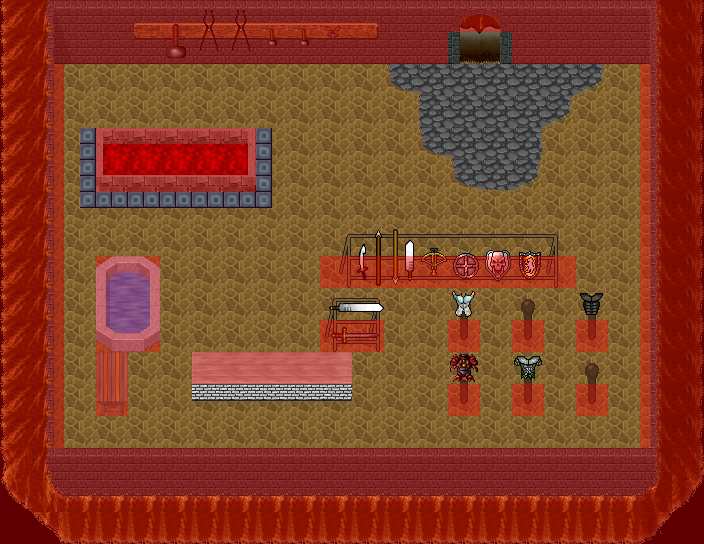

Rendered tile map (Tiled .tmx) drawn with the repository's tilesets; below, a short description and the map source with its tile grids summarised:
An orthogonal 22x17 tile map with 32x32 px tiles, 7 tile layers (0_floor, 1_terrain, 2_object, 3_roof, ...), 1 hidden layer not drawn, 21 tilesets.

<map version="1.9" tiledversion="1.9.2" orientation="orthogonal" renderorder="right-down" width="22" height="17" tilewidth="32" tileheight="32" infinite="0" nextlayerid="25" nextobjectid="1">
 <tileset firstgid="1" name="../../tileset/furniture/carpet/carpets.png" tilewidth="32" tileheight="32" tilecount="8" columns="4">
  <image source="../../tileset/furniture/carpet/carpets.png" width="128" height="64" />
 </tileset>
 <tileset firstgid="9" name="../../tileset/building/decoration/fireplace_2.png" tilewidth="32" tileheight="32" tilecount="9" columns="3">
  <image source="../../tileset/building/decoration/fireplace_2.png" width="96" height="96" />
 </tileset>
 <tileset firstgid="18" name="../../tileset/ground/fire/fire.png" tilewidth="32" tileheight="32" tilecount="27" columns="3">
  <image source="../../tileset/ground/fire/fire.png" width="96" height="288" />
 </tileset>
 <tileset firstgid="45" name="../../tileset/furniture/carpet/border.png" tilewidth="32" tileheight="32" tilecount="12" columns="3">
  <image source="../../tileset/furniture/carpet/border.png" width="96" height="128" />
 </tileset>
 <tileset firstgid="57" name="../../tileset/building/decoration/pool.png" tilewidth="32" tileheight="32" tilecount="9" columns="3">
  <image source="../../tileset/building/decoration/pool.png" width="96" height="96" />
 </tileset>
 <tileset firstgid="66" name="../../tileset/furniture/table/grey_long.png" tilewidth="32" tileheight="32" tilecount="4" columns="2">
  <image source="../../tileset/furniture/table/grey_long.png" width="64" height="64" />
 </tileset>
 <tileset firstgid="70" name="../../tileset/item/armor/weapons_rack.png" tilewidth="32" tileheight="32" tilecount="18" columns="9">
  <image source="../../tileset/item/armor/weapons_rack.png" width="288" height="64" />
 </tileset>
 <tileset firstgid="88" name="../../tileset/building/decoration/toolset.png" tilewidth="32" tileheight="32" tilecount="18" columns="9">
  <image source="../../tileset/building/decoration/toolset.png" width="288" height="64" />
 </tileset>
 <tileset firstgid="106" name="../../tileset/item/armor/sword_rack.png" tilewidth="32" tileheight="32" tilecount="4" columns="2">
  <image source="../../tileset/item/armor/sword_rack.png" width="64" height="64" />
 </tileset>
 <tileset firstgid="110" name="../../tileset/furniture/table/grey_pale.png" tilewidth="32" tileheight="32" tilecount="8" columns="2">
  <image source="../../tileset/furniture/table/grey_pale.png" trans="ff00ff" width="64" height="128" />
 </tileset>
 <tileset firstgid="118" name="../../tileset/furniture/table/brick_base.png" tilewidth="32" tileheight="32" tilecount="3" columns="3">
  <image source="../../tileset/furniture/table/brick_base.png" trans="ff00ff" width="96" height="32" />
 </tileset>
 <tileset firstgid="121" name="../../tileset/furniture/other/stick.png" tilewidth="32" tileheight="32" tilecount="2" columns="1">
  <image source="../../tileset/furniture/other/stick.png" width="32" height="64" />
 </tileset>
 <tileset firstgid="123" name="../../tileset/furniture/table/table_with_hob_pale.png" tilewidth="32" tileheight="32" tilecount="3" columns="3">
  <image source="../../tileset/furniture/table/table_with_hob_pale.png" trans="ff00ff" width="96" height="32" />
 </tileset>
 <tileset firstgid="126" name="../../tileset/item/armor/armor.png" tilewidth="32" tileheight="32" tilecount="4" columns="4">
  <image source="../../tileset/item/armor/armor.png" width="128" height="32" />
 </tileset>
 <tileset firstgid="130" name="../../tileset/logic/collision.png" tilewidth="32" tileheight="32" tilecount="1" columns="1">
  <image source="../../tileset/logic/collision.png" width="32" height="32" />
 </tileset>
 <tileset firstgid="131" name="stone_ruins" tilewidth="32" tileheight="32" tilecount="72" columns="6">
  <image source="../../tileset/building/stone_ruins.png" width="192" height="384" />
 </tileset>
 <tileset firstgid="203" name="grunt1" tilewidth="32" tileheight="32" tilecount="18" columns="3">
  <image source="../../tileset/pol/podloze/ground_magma01.png" width="96" height="192" />
 </tileset>
 <tileset firstgid="221" name="earth_dark" tilewidth="32" tileheight="32" tilecount="96" columns="12">
  <image source="../../tileset/ground/ridge/earth_dark.png" width="384" height="256" />
 </tileset>
 <tileset firstgid="317" name="brown" tilewidth="32" tileheight="32" tilecount="5" columns="5">
  <image source="../../tileset/ground/brown.png" trans="ff00ff" width="160" height="32" />
 </tileset>
 <tileset firstgid="322" name="earth_dark_door_s" tilewidth="32" tileheight="32" tilecount="32" columns="4">
  <image source="../../tileset/pol/waly/earth_dark_door_s.png" width="128" height="256" />
 </tileset>
 <tileset firstgid="354" name="protection" tilewidth="32" tileheight="32" tilecount="2" columns="2">
  <image source="../../tileset/logic/protection.png" width="64" height="32" />
 </tileset>
 <layer id="17" name="0_floor" width="22" height="17">
  <data>[374 cells, 318 non-empty, 2 distinct tile ids]</data>
 </layer>
 <layer id="18" name="1_terrain" width="22" height="17">
  <data>[374 cells, 173 non-empty, 47 distinct tile ids]</data>
 </layer>
 <layer id="19" name="2_object" width="22" height="17">
  <data>[374 cells, 121 non-empty, 57 distinct tile ids]</data>
 </layer>
 <layer id="20" name="3_roof" width="22" height="17">
  <data>[374 cells, 66 non-empty, 16 distinct tile ids]</data>
 </layer>
 <layer id="21" name="4_roof_add" width="22" height="17">
  <data>[374 cells, 4 non-empty, 4 distinct tile ids]</data>
 </layer>
 <layer id="22" name="objects" width="22" height="17">
  <data>[374 cells, 0 non-empty, 0 distinct tile ids]</data>
 </layer>
 <layer id="23" name="collision" width="22" height="17" opacity="0.37">
  <data>[374 cells, 195 non-empty, 1 distinct tile ids]</data>
 </layer>
 <layer id="24" name="protection" width="22" height="17" visible="0" opacity="0.48">
  <data>[374 cells, 336 non-empty, 1 distinct tile ids]</data>
 </layer>
</map>
